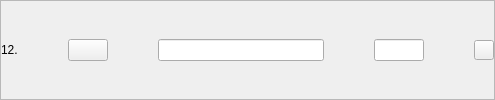
              <widget class="QFrame" name="result12">
               <property name="frameShape">
                <enum>QFrame::StyledPanel</enum>
               </property>
               <property name="frameShadow">
                <enum>QFrame::Raised</enum>
               </property>
               <layout class="QHBoxLayout" name="horizontalLayout_36" stretch="1,0,10,3,0">
                <property name="spacing">
                 <number>50</number>
                </property>
                <property name="leftMargin">
                 <number>0</number>
                </property>
                <property name="topMargin">
                 <number>0</number>
                </property>
                <property name="rightMargin">
                 <number>0</number>
                </property>
                <property name="bottomMargin">
                 <number>0</number>
                </property>
                <item>
                 <widget class="QLabel" name="nro12">
                  <property name="text">
                   <string>12.</string>
                  </property>
                 </widget>
                </item>
                <item>
                 <widget class="QPushButton" name="seeResult12Button">
                  <property name="text">
                   <string/>
                  </property>
                  <property name="icon">
                   <iconset resource="../resources.qrc">
                    <normaloff>:/Buttons/img/amacapy-boton-ver.png</normaloff>:/Buttons/img/amacapy-boton-ver.png</iconset>
                  </property>
                  <property name="iconSize">
                   <size>
                    <width>30</width>
                    <height>30</height>
                   </size>
                  </property>
                 </widget>
                </item>
                <item>
                 <widget class="QLineEdit" name="titleResult12"/>
                </item>
                <item>
                 <widget class="QLineEdit" name="priceResult12">
                  <property name="maximumSize">
                   <size>
                    <width>120</width>
                    <height>16777215</height>
                   </size>
                  </property>
                 </widget>
                </item>
                <item>
                 <widget class="QPushButton" name="deleteResult12Button">
                  <property name="sizePolicy">
                   <sizepolicy hsizetype="Fixed" vsizetype="Fixed">
                    <horstretch>0</horstretch>
                    <verstretch>0</verstretch>
                   </sizepolicy>
                  </property>
                  <property name="maximumSize">
                   <size>
                    <width>20</width>
                    <height>20</height>
                   </size>
                  </property>
                  <property name="text">
                   <string/>
                  </property>
                  <property name="icon">
                   <iconset resource="../resources.qrc">
                    <normaloff>:/Buttons/img/amacapy-boton-eliminar.png</normaloff>:/Buttons/img/amacapy-boton-eliminar.png</iconset>
                  </property>
                  <property name="iconSize">
                   <size>
                    <width>20</width>
                    <height>20</height>
                   </size>
                  </property>
                 </widget>
                </item>
               </layout>
              </widget>
